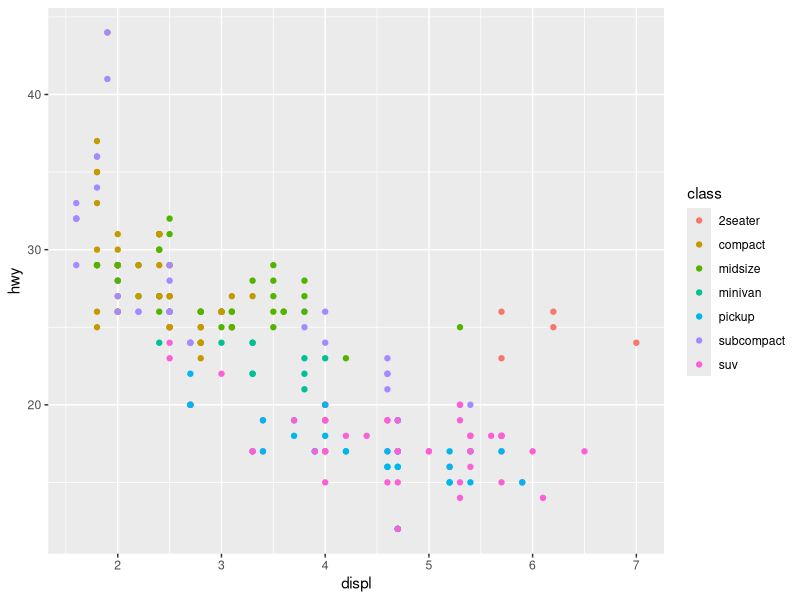
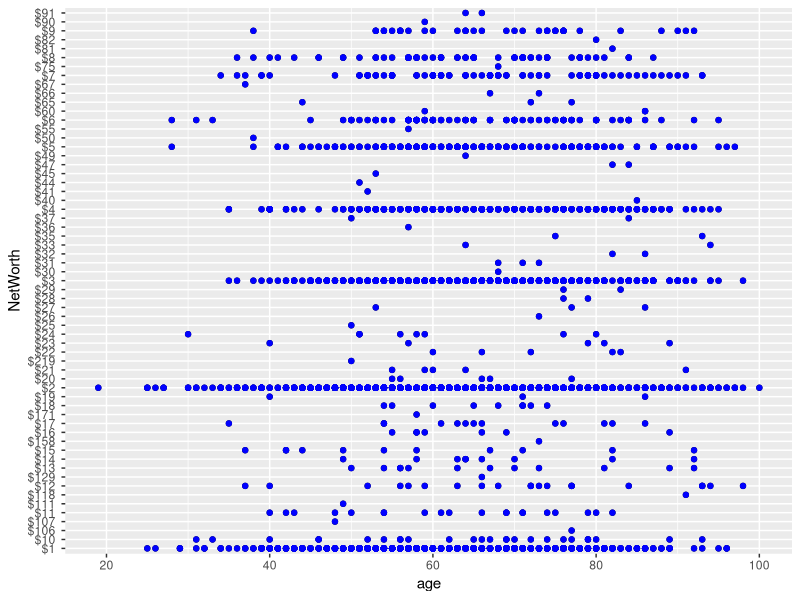
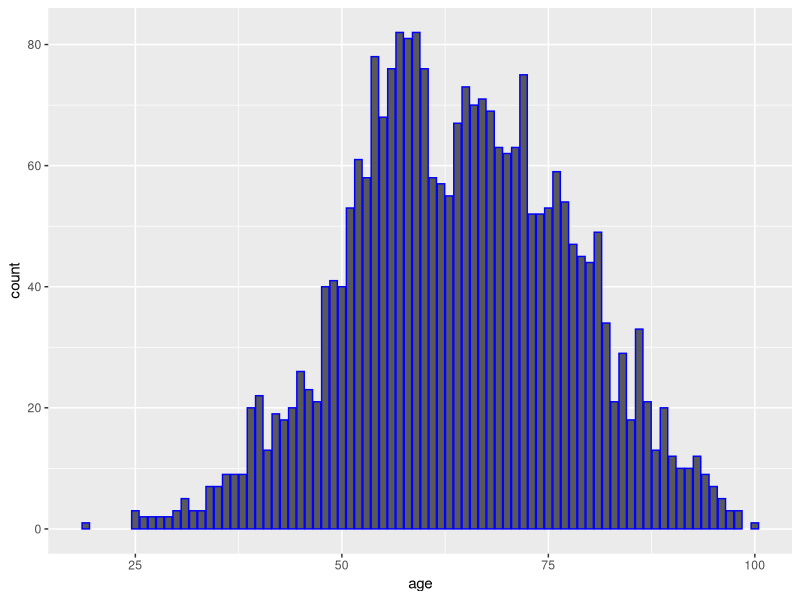

Reproduce these figures in R, in order.
# Kamil Peza Google Capstone Project 06/2022 "Forbes Billionaires"

# install & Load Packages
install.packages("readxl")
install.packages("ggplot2")
library(readxl)
library(ggplot2)

# saving excel file
forbes_data <- read.csv("forbes_2022_billionaires.csv")
forbes_data
dim(forbes_data) #count the rows and columns 

#setting the working Directory on pc
getwd()
setwd("C:/Users/Polska/Desktop/CapStoneProject")

#---------------------looking at the data-------------------------
#The max function won't return any values if it encounters the NA values in the process.
min(forbes_data$age, na.rm = TRUE) 
max(forbes_data['age'], na.rm = TRUE)
min(forbes_data['age'])
mean(forbes_data$age, na.rm=TRUE) # returns 64.206
summary(forbes_data)

# counting Male & Female Billionaires, also blanks
females <- sum(forbes_data$gender == 'F')
females
males <- sum(forbes_data$gender == 'M')
males
blanks <- sum(forbes_data$gender == '')
blanks

#plotting gender data
e <- ggplot(mpg, aes(cty, hwy))
ggplot(mpg, aes(displ, hwy, colour = class)) + 
  geom_point()

#plotting age and net worth
ggplot(data = forbes_data, mapping = aes(x = age, y = NetWorth)) +
  geom_point() + geom_point(colour = "blue")

ggplot(data = forbes_data, mapping = aes(x = age)) +
  geom_bar(colour = "blue")


#--------------------------------------------------------------
# helpful links/ fixing errors
# http://uc-r.github.io/na_exclude
# https://stackoverflow.com/questions/38068774/rstudio-suddenly-stopped-showing-plots-in-the-plot-pane